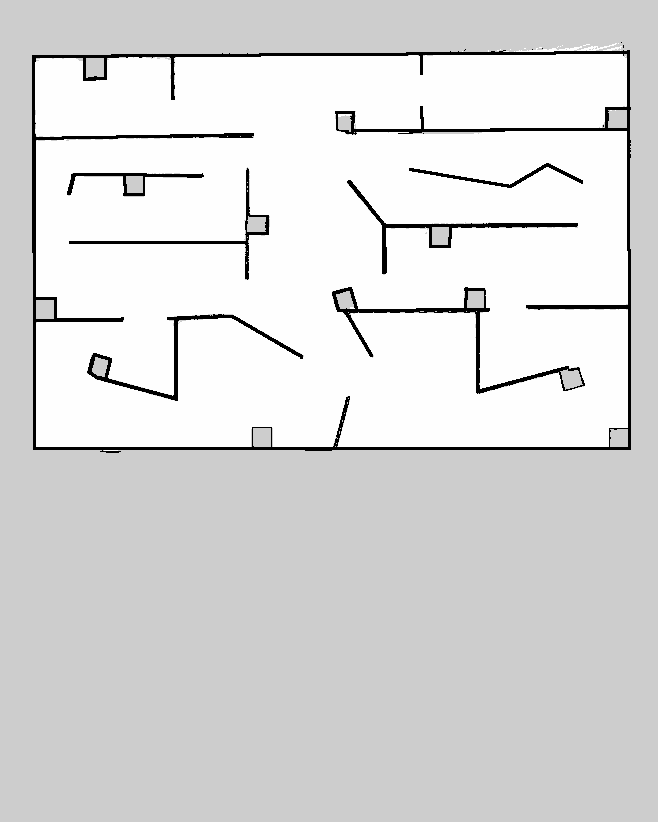
#> input picture ros_ws/src/yzbot/bot_navigation/maps/map.pgm, 658 x 822 px
$ python build_safe_map.py
#> lines starting #> are read from the running program, lines starting #| are printed output that depends on the picture
#!/usr/bin/env python3
"""Encode a predictive cost map without altering walls or unknown cells."""
from pathlib import Path
from PIL import Image,ImageDraw
import numpy as np
import yaml
root=Path(__file__).resolve().parents[1]/'ros_ws/src/yzbot/bot_navigation/maps'
im=Image.open(root/'map.pgm');original=np.array(im);w,h=im.size
#> further down, im is the input picture: PIL image 658x822 L; min 0, max 254, mean 218.2
#> after `w, h = im.size`: w = 658; h = 822
mask=Image.new('L',im.size,0);draw=ImageDraw.Draw(mask)
#> after `mask = Image.new('L', im.size, 0)`: mask: PIL image 658x822 L; every value is 0
for x,low,high in [(.5,-1.2,.2),(1.6,-.2,1.)]:
 draw.rectangle([round((x-.65+50)/.05),h-1-round((high+.65+50)/.05),round((x+.65+50)/.05),h-1-round((low-.65+50)/.05)],fill=255)
# Nav2 map_server raw mode: 0 free, 100 occupied, 255 unknown.
raw=np.where(original>250,0,np.where(original<100,100,255)).astype('uint8')
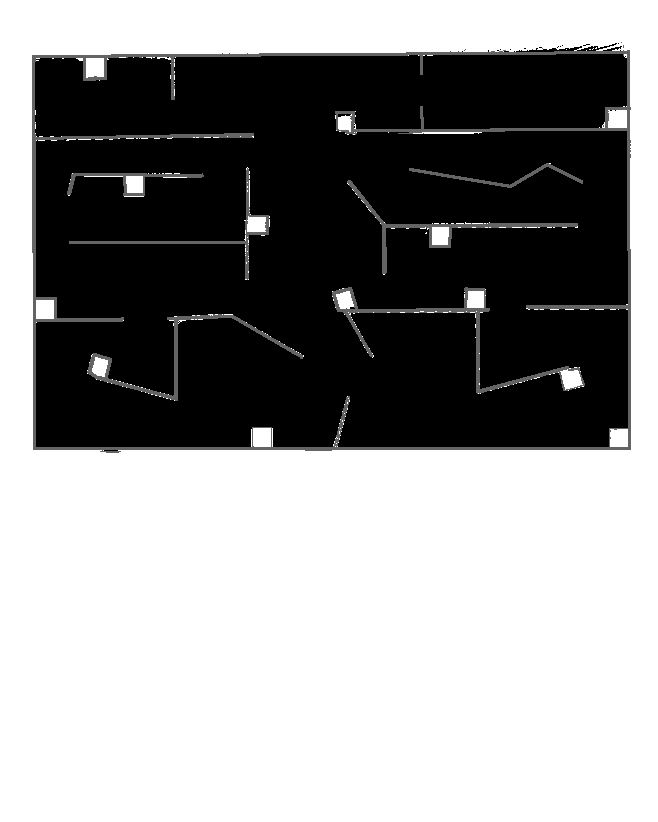
#> raw: shape (822, 658); min 0, max 255, mean 148.3
raw[(np.array(mask)>0)&(original>250)]=60
Image.fromarray(raw).save(root/'competition_safe_map.pgm')
#> (the run stopped early here; a loop or call above may not have finished)

$ run again, with ros_ws/src/yzbot/bot_navigation/maps/cloister.pgm copied over ros_ws/src/yzbot/bot_navigation/maps/map.pgm
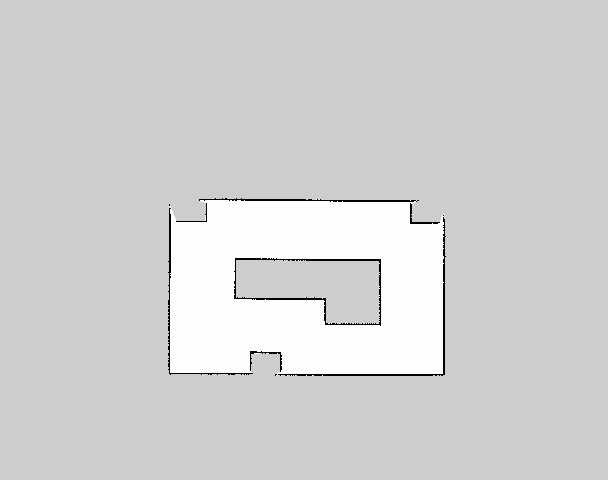
#> input picture ros_ws/src/yzbot/bot_navigation/maps/cloister.pgm, 608 x 480 px
#> im is the input picture: PIL image 608x480 L; min 0, max 254, mean 209.7
#> mask: PIL image 608x480 L; every value is 0
#> `raw=np.where(original>250,0,np.where(original<100,100,255)).astype('ui..`:
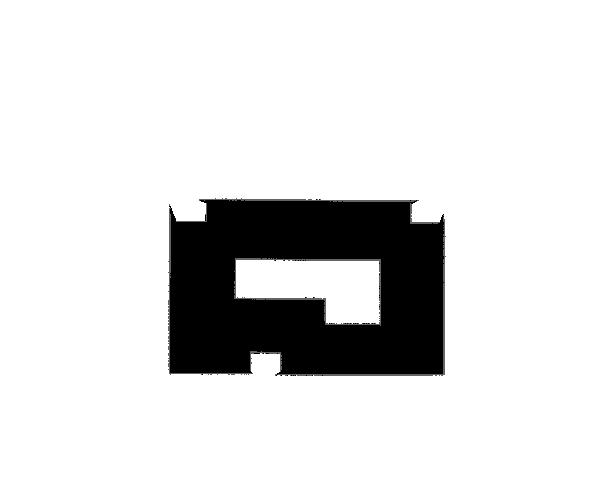
#> raw: shape (480, 608); min 0, max 255, mean 220.9
